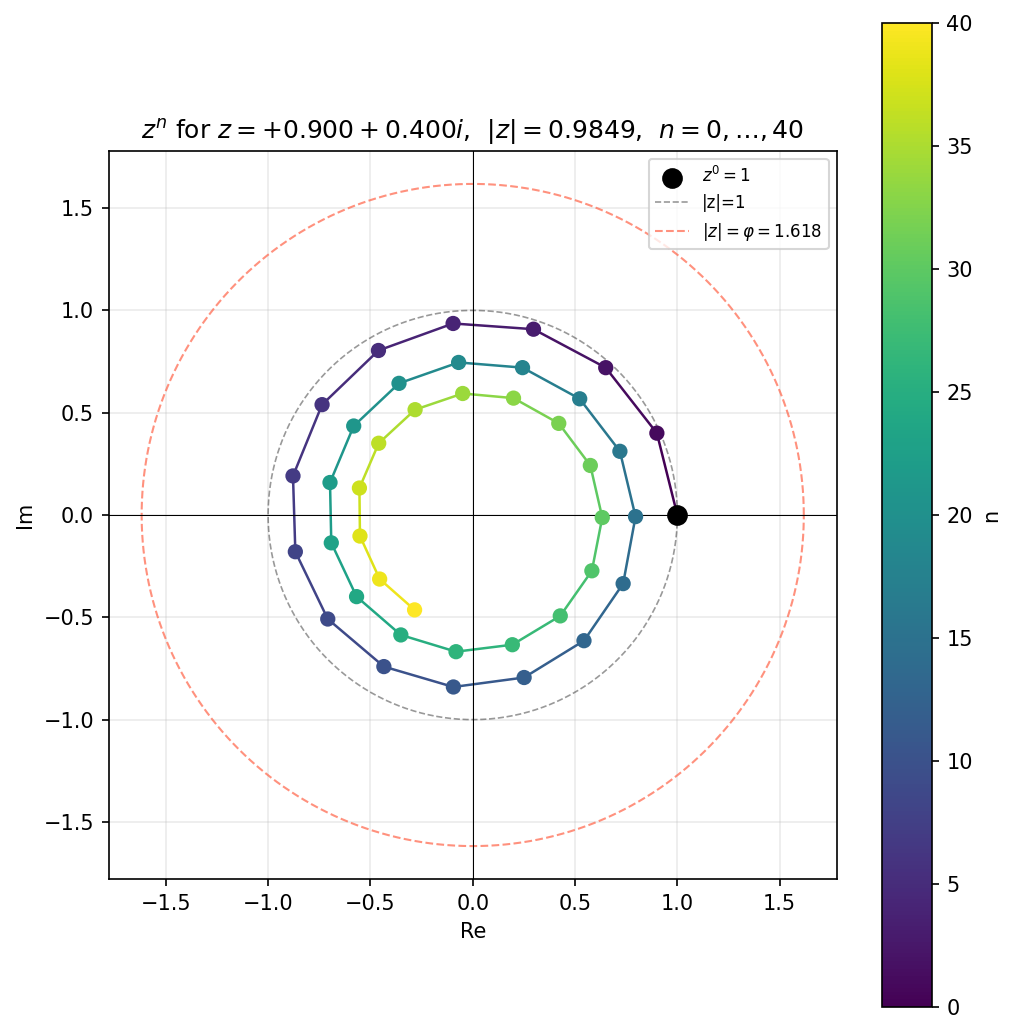

This figure's Python source:
"""
Problem 1.6 — visualize z^n for a given z.

Edit Z and N_MAX below, then run:
    python hw1_1_6.py
"""

import numpy as np
import matplotlib.pyplot as plt
import matplotlib.cm as cm

# ── parameters ────────────────────────────────────────────────────────────────
Z = 0.9 + 0.4j   # the base complex number
N_MAX = 40        # how many powers to compute
# ──────────────────────────────────────────────────────────────────────────────

powers = np.array([Z**n for n in range(N_MAX + 1)])
ns = np.arange(N_MAX + 1)

fig, ax = plt.subplots(figsize=(7, 7))

# color trajectory by n
colors = cm.viridis(ns / N_MAX)
for i in range(len(powers) - 1):
    ax.plot(powers[i:i+2].real, powers[i:i+2].imag, color=colors[i], lw=1.2, zorder=2)

sc = ax.scatter(powers.real, powers.imag, c=ns, cmap="viridis", s=40, zorder=3)
ax.scatter(powers[0].real, powers[0].imag, color="black", s=80, zorder=4, label=r"$z^0 = 1$")

# unit circle for reference
theta = np.linspace(0, 2 * np.pi, 500)
ax.plot(np.cos(theta), np.sin(theta), "k--", lw=0.8, alpha=0.4, label="|z|=1")

# golden-ratio circle (the threshold from the problem)
phi = (1 + np.sqrt(5)) / 2
ax.plot(phi * np.cos(theta), phi * np.sin(theta), color="tomato", lw=1, ls="--",
        alpha=0.7, label=rf"$|z|=\varphi={phi:.3f}$")

plt.colorbar(sc, ax=ax, label="n")
ax.axhline(0, color="k", lw=0.5)
ax.axvline(0, color="k", lw=0.5)
ax.set_aspect("equal")
ax.set_xlabel("Re")
ax.set_ylabel("Im")
ax.set_title(
    rf"$z^n$ for $z = {Z.real:+.3f}{Z.imag:+.3f}i$,  $|z| = {abs(Z):.4f}$,  $n = 0,\ldots,{N_MAX}$"
)
ax.legend(loc="upper right", fontsize=8)
ax.grid(True, alpha=0.25)
plt.tight_layout()
plt.savefig("hw1_1_6.png", dpi=150, bbox_inches="tight")
plt.show()
